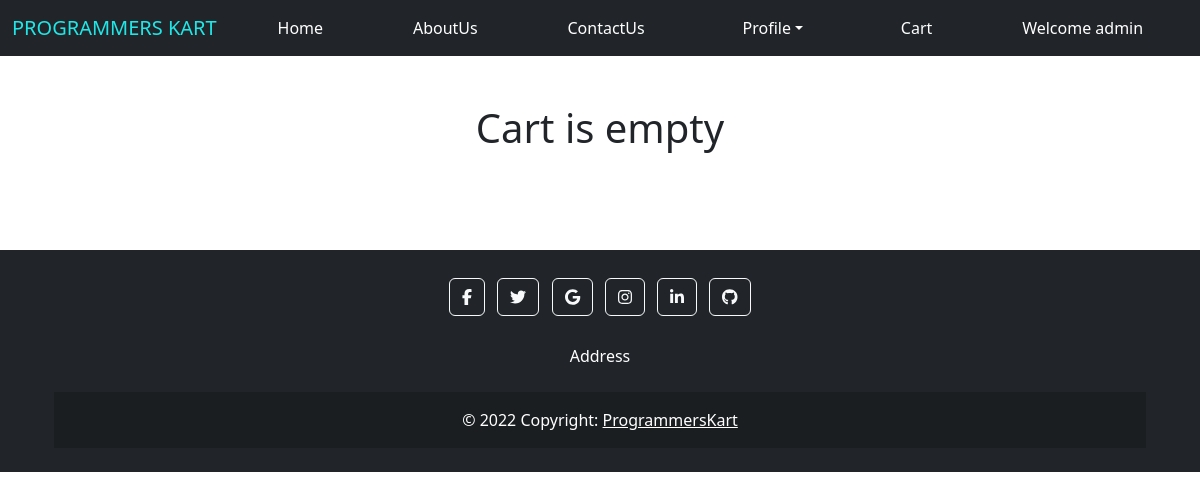
The page /cart/ (signed in) on the database as committed earlier.
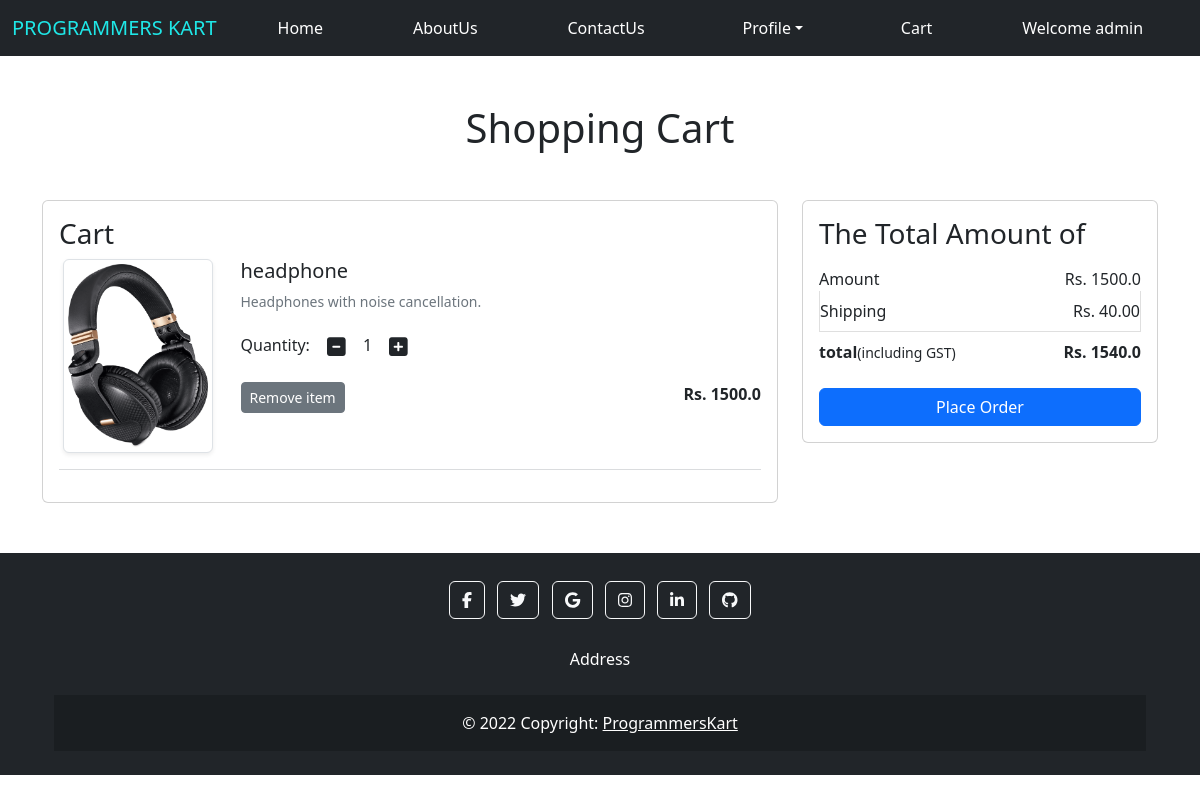
The same page on the database as committed later.
### proKApp/models.py (models this page shows, shortened)
class Cart(models.Model):
    user = models.ForeignKey(User,on_delete=models.CASCADE)
    product = models.ForeignKey(Product,on_delete=models.CASCADE)
    quantity = models.PositiveIntegerField(default=1)

class Product(models.Model):
    title = models.CharField(max_length=100)
    selling_price = models.FloatField()
    description = models.TextField()
    category = models.CharField(choices=CATEGORY_CHOICES, max_length=2)
    product_image = models.ImageField(upload_to='product')

### proKApp/views.py (the view)
# urls.py: path('cart/',views.show_cart, name='showcart'),
def show_cart(request):
    user = request.user
    cart = Cart.objects.filter(user=user)
    amount=0
    for p in cart:
        value = p.quantity * p.product.selling_price
        amount = amount + value
    totalamount = amount + 40
    return render(request,'apps/addtocart.html',locals())

### proKApp/templates/apps/addtocart.html (shortened to what this page needs)
{%extends 'apps/base.html' %}
{% load static %}
{%block content%}
<div class="container my-5">
<div class="row">
    {% if cart %}
    <h1 class="text-center mb-5">Shopping Cart</h1>
    <div class="col-sm-8">
        <div class="card">
            <div class="card-body">
                <h3>Cart</h3>
                {% for item in cart %}
                <div class="row">
                    <div class="col-sm-3 text-center align-self-center">
                        <img src="{{item.product.product_image.url}}" alt="" class="img-fluid img-thumbnail shadow-sm" height="150" width="150">
                    </div>
                    <div class="col-sm-9">
                        <div>
                            <h5>{{item.product.title}}</h5>
                            <p class="mb-2 text-muted small">{{item.product.description}}</p>
                            <div class="my-3">
                                <label for="quantity">Quantity: </label>
                                <a class="minus-cart btn" pid={{item.product.id}}><i class="fas fa-minus-square fa-lg"></i></a>
                                    <span id="quantity">{{item.quantity}}</span>
                                <a class="plus-cart btn" pid="{{item.product.id}}"><i class="fas fa-plus-square fa-lg"></i></a>
                            </div>
                            <div class="d-flex justify-content-between">
                                <a href="#" class="remove-cart btn btn-sm btn-secondary mr-3" pid="{{item.product.id}}">Remove item</a>
                                <p class="mb-0"><span><strong>Rs. {{item.product.selling_price}}</strong></span></p>
                            </div>
                        </div>
                    </div>
                </div>
                <hr class="text-muted">
                {% endfor %}
            </div>
        </div>
    </div>
    <div class="col-sm-4">
        <div class="card">
            <div class="card-body">
                <h3>The Total Amount of</h3>
                <ul class="list-group">
                    <li class="list-group-item d-flex justify-content-between align-items-center border-0 px-0 pb-0">Amount <span id="amount">Rs. {{amount}}</span></li>
                    <li class="list-group-item d-flex justify-content-between align-items-center px-0">Shipping <span>Rs. 40.00</span></li>
                    <li class="list-group-item d-flex justify-content-between align-items-center border-0 px-0 mb-3">
                        <div>
                            <strong>total</strong><small>(including GST)</small>
                        </div>
                        <span id="totalamount"><strong>Rs. {{totalamount}}</strong></span>
                    </li>
                </ul>
                <div class="d-grid"><a href="{% url 'checkout' %}" class="btn btn-primary">Place Order</a></div>
            </div>
        </div>
    </div>
    {%else%}
        <h1 class="text-center mb-5">Cart is empty</h1>
    {%endif%}
</div>
</div>
{%endblock content%}

Rows that differ between the two databases and show on the page:
added Cart: product.product_image (picture), product "headphone", product.description "Headphones with noise cancellation.", quantity "1", product.selling_price "1500.0"
Other text that changed with them:
{{ amount }}: (not shown) → "1500.0"
{{ totalamount }}: (not shown) → "1540.0"
text no longer shown: "Cart is empty"
text now shown: "Shopping Cart Cart The Total Amount of Amount Rs. Shipping Rs. 40.00 total (including GST) Rs. Place Order"
